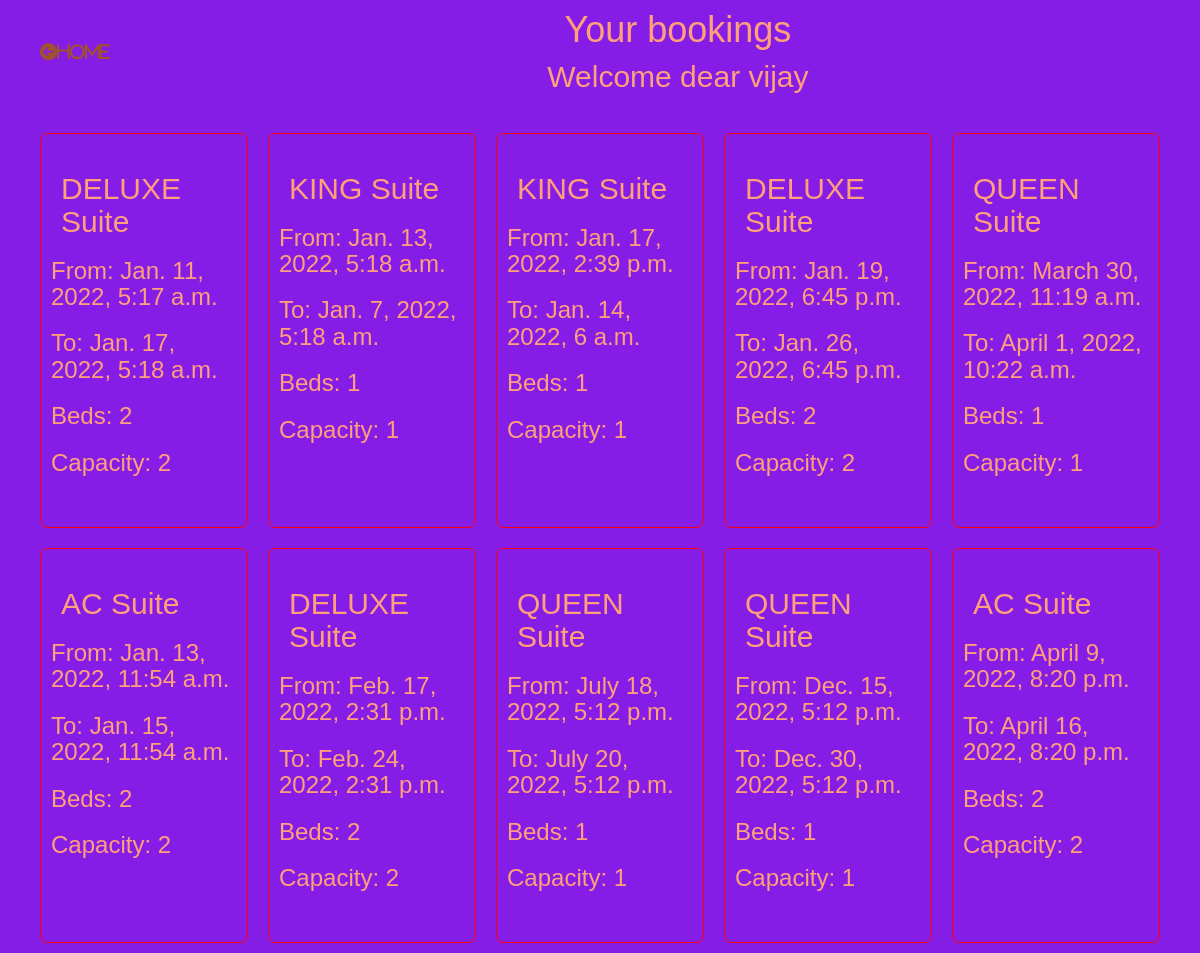
Screenshot of /booking_list/ (signed in) with the database file from the repository.
### hotelapp/models.py (models this page shows, shortened)
class Booking(models.Model):
    user=models.ForeignKey(settings.AUTH_USER_MODEL, on_delete=models.CASCADE)
    room=models.ForeignKey(Room, on_delete=models.CASCADE)
    check_in=models.DateTimeField()
    check_out=models.DateTimeField()
    def get_room_category(self):
        room_categories = dict(self.room.room_categories)
        room_category = room_categories.get(self.room.category)
        return room_category
    def get_cancel_booking_url(self):
        return reverse_lazy('hotelapp:cancelBookingview', args=[self.pk,])

class Room(models.Model):
    room_categories= [
        ('YAC','AC'),
        ('NAC','NON-AC'),
        ('DEL','DELUXE'),
        ('KIN','KING'),
        ('QUE','QUEEN')
    ]
    number=models.IntegerField()
    category=models.CharField(max_length=30, choices=room_categories)
    beds=models.IntegerField()
    capacity=models.IntegerField()

### hotelapp/views.py (the view)
# urls.py: path('booking_list/', BookingListView.as_view(), name='BookingListView'),
class BookingListView(ListView):
    model=Booking
    template_name="booking_list_view.html"
    def get_queryset(self, *args,**kwargs):
        if self.request.user.is_staff:
            booking_list = Booking.objects.all()
            return booking_list
        else:
            booking_list = Booking.objects.filter(user=self.request.user)
            return booking_list

### templates/booking_list_view.html (shortened to what this page needs)
<!DOCTYPE html>
{% extends 'hotelapp/base.html' %}
  {% block body_block %}
  {% load static %}
  <head>
      <link rel="stylesheet" href="{% static "css/booking_list_view.css" %}">
    </head>
    <body>
        <div class="content">
            <div class="header">
                <div class="headings">
                    <h1>Your bookings</h1>
                    <h2>Welcome dear {{user}}</h2>
                </div>
                        <div class="home">
                            <a href="/room_list"><i class="fa fa-arrow-circle-left">Home</i></a>
                        </div>
                </div>
            </div>
            <div class="bookings">
                {% for booking in booking_list %}
                <div class="booking">
                    <div class="category">
                        <h2>{{booking.get_room_category}} Suite</h2>
                    </div>
                    <div class="from">
                        <h3>From: {{booking.check_in}}</h3>
                    </div>
                    <div class="to">
                        <h3>To: {{booking.check_out}}</h3>
                    </div>
                    <div class="beds">
                        <h3>Beds: {{booking.room.beds}}</h3>
                    </div>
                    <div class="capacity">
                        <h3>Capacity: {{booking.room.capacity}}</h3>
                    </div>
                    <div class="cancel">
                    </div>
                </div>
                {% endfor %}
            </div>
        </div>
    </body>
{% endblock %}

### templates/hotelapp/base.html (shortened to what this page needs)
<!DOCTYPE html>
<html lang="en">
<head>
    <link rel="stylesheet" href="https://stackpath.bootstrapcdn.com/bootstrap/3.4.1/css/bootstrap.min.css">
</head>
<body>
    <div class="container" align="center">
    {% block body_block %}
    {% endblock %}
</body>
</html>

### static/css/booking_list_view.css (style rules this page uses)
* { padding: 0; margin: 0; box-sizing: border-box; }
body { font-family: 'Trebuchet MS', 'Lucida Sans Unicode', 'Lucida Grande', 'Lucida Sans', Arial, sans-serif; background-color: rgb(134, 29, 231); color: lightsalmon; line-height: 1.5; font-size: 1.2rem; text-align: center; }
.content { display: flex; flex-direction: column; }
.header { flex: 1; display: flex; flex-flow: row-reverse wrap; justify-content: space-evenly; align-items: center; }
.headings { flex: 1.5; }
.home { flex: 0.1; }
.bookings { margin-top: 2rem; flex: 1; display: flex; flex-direction: row; flex-wrap: wrap; justify-content: space-evenly; }
.booking { flex: 1; max-width: 20vw; min-width: 20rem; text-align: left; border: 1px solid red; padding: 1rem; border-radius: 0.75rem; margin: 1rem; }
a i { margin: 1rem; color: sienna; text-decoration: none; }
.home a i { font-size: 1.7rem; }
h1,h2 { margin: 1rem; }

### rows the page displays
Booking: get_room_category "DELUXE", check_in "Jan. 11, 2022, 5:17 a.m.", check_out "Jan. 17, 2022, 5:18 a.m.", room.beds "2", room.capacity "2"
Booking: get_room_category "KING", check_in "Jan. 13, 2022, 5:18 a.m.", check_out "Jan. 7, 2022, 5:18 a.m.", room.beds "1", room.capacity "1"
Booking: get_room_category "KING", check_in "Jan. 17, 2022, 2:39 p.m.", check_out "Jan. 14, 2022, 6 a.m.", room.beds "1", room.capacity "1"
Booking: get_room_category "DELUXE", check_in "Jan. 19, 2022, 6:45 p.m.", check_out "Jan. 26, 2022, 6:45 p.m.", room.beds "2", room.capacity "2"
Booking: get_room_category "QUEEN", check_in "March 30, 2022, 11:19 a.m.", check_out "April 1, 2022, 10:22 a.m.", room.beds "1", room.capacity "1"
Booking: get_room_category "AC", check_in "Jan. 13, 2022, 11:54 a.m.", check_out "Jan. 15, 2022, 11:54 a.m.", room.beds "2", room.capacity "2"
Booking: get_room_category "DELUXE", check_in "Feb. 17, 2022, 2:31 p.m.", check_out "Feb. 24, 2022, 2:31 p.m.", room.beds "2", room.capacity "2"
Booking: get_room_category "QUEEN", check_in "July 18, 2022, 5:12 p.m.", check_out "July 20, 2022, 5:12 p.m.", room.beds "1", room.capacity "1"
Booking: get_room_category "QUEEN", check_in "Dec. 15, 2022, 5:12 p.m.", check_out "Dec. 30, 2022, 5:12 p.m.", room.beds "1", room.capacity "1"
Booking: get_room_category "AC", check_in "April 9, 2022, 8:20 p.m.", check_out "April 16, 2022, 8:20 p.m.", room.beds "2", room.capacity "2"

### other values shown
{{ user }} "vijay"
